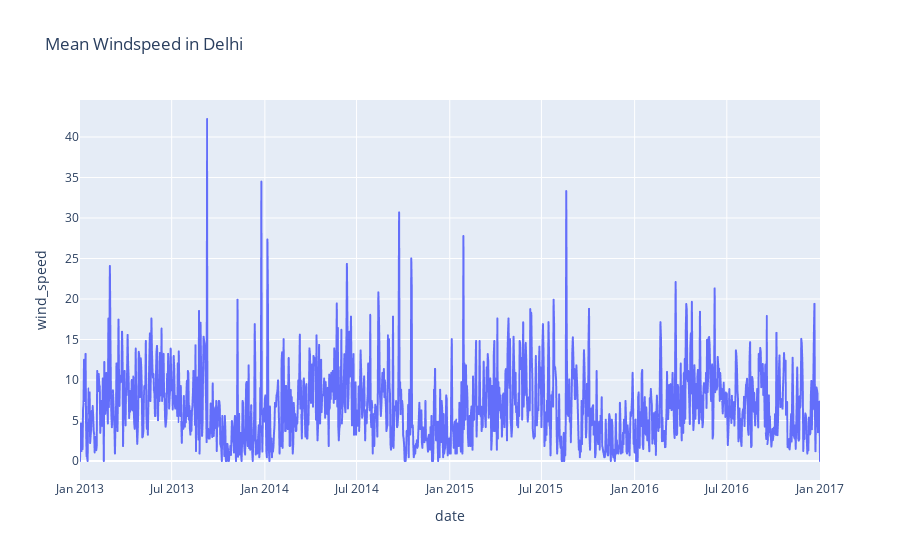

This figure's notebook cell:
### Code cell
figure = px.line(df, x='date', y='wind_speed', title='Mean Windspeed in Delhi')
figure.show()

### Figure 1 — Plotly figure (JSON) as saved in the notebook; plotly's stock layout.template omitted (floating-point values rounded to 4 significant figures; data arrays with more than 128 entries replaced by an {"elided": "..."} marker saying what was removed)
{"data": [{"hovertemplate": "date=%{x}<br>wind_speed=%{y}<extra></extra>", "legendgroup": "", "line": {"color": "#636efa", "dash": "solid"}, "marker": {"symbol": "circle"}, "mode": "lines", "name": "", "showlegend": false, "type": "scattergl", "x": {"elided": "1462 str values"}, "xaxis": "x", "y": {"elided": "1462 float values"}, "yaxis": "y"}], "layout": {"legend": {"tracegroupgap": 0}, "title": {"text": "Mean Windspeed in Delhi"}, "xaxis": {"anchor": "y", "domain": [0, 1], "title": {"text": "date"}}, "yaxis": {"anchor": "x", "domain": [0, 1], "title": {"text": "wind_speed"}}}}
